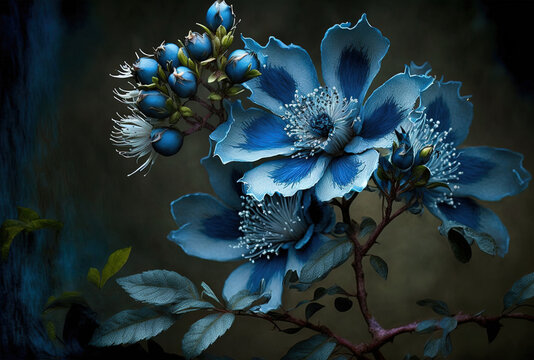
%> input picture LAB03/Exp3/Source.jpg, 534 x 360 px
$ octave HistogramSpecification.m   (GNU Octave 9; MATLAB toolbox functions it lacks are replaced by stand-ins)
%> lines starting %> are read from the running program, lines starting %| are printed output that depends on the picture
% Read the source and target images
I_source = imread('C:\Users\CSELAB-2\Desktop\New folder\Source.jpg'); % Replace with your source image file
%> I_source is the input picture: size 360x534x3 uint8; mean R, G, B 33.1, 49.4, 53.9
I_target = imread('C:\Users\CSELAB-2\Desktop\New folder\Target.jpg'); % Replace with your target image file
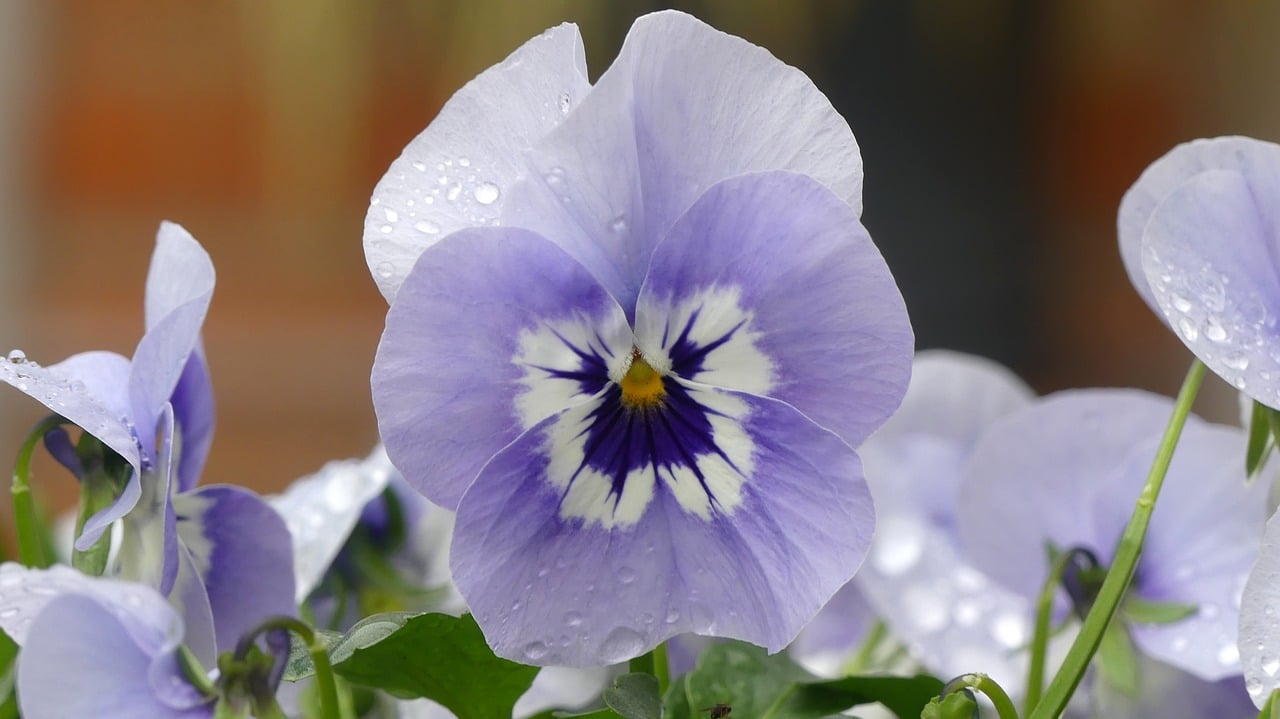
%> input picture LAB03/Exp3/Target.jpg, 1280 x 719 px
%> I_target is the input picture: size 719x1280x3 uint8; mean R, G, B 135.4, 125.4, 129

% Convert images to grayscale if needed
I_source_gray = rgb2gray(I_source);
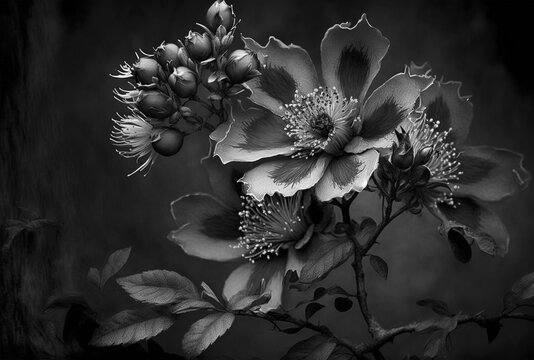
%> I_source_gray: size 360x534 uint8; min 0, max 254, mean 45
I_target_gray = rgb2gray(I_target);
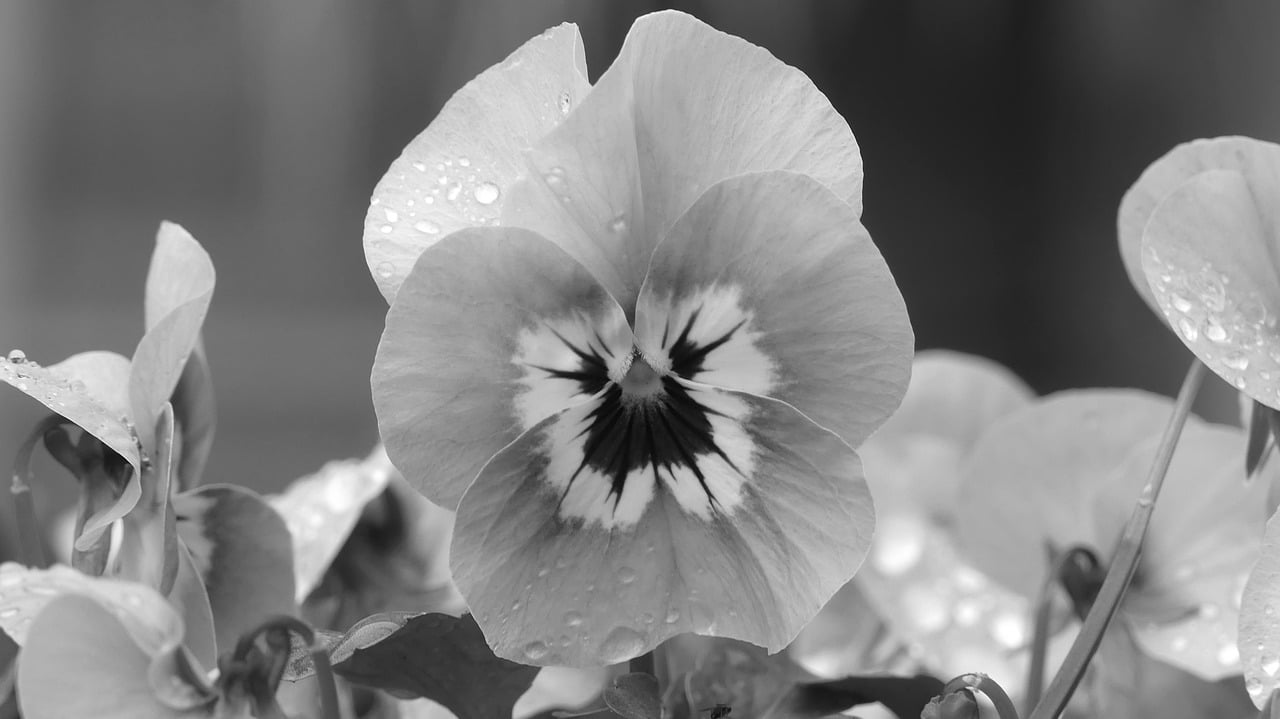
%> I_target_gray: size 719x1280 uint8; min 1, max 255, mean 128.8

% Compute histograms
[counts_source, gray_levels_source] = imhist(I_source_gray);
%> counts_source = 256 values, max 5585 at index 26, min 0 at index 256, mean 750.9; gray_levels_source = 256 values from 0 to 255
[counts_target, gray_levels_target] = imhist(I_target_gray);
%> counts_target = 256 values, max 11497 at index 100, min 0 at index 1, mean 3595; gray_levels_target = 256 values from 0 to 255

% Compute cumulative histograms
cdf_source = cumsum(counts_source) / numel(I_source_gray);
%> cdf_source = 256 values from 0.00496 to 1
cdf_target = cumsum(counts_target) / numel(I_target_gray);
%> cdf_target = 256 values from 0 to 1

% Create an empty mapping array
mapping = zeros(256, 1);

% Mapping source CDF to target CDF
for i = 1:256
    [~, idx] = min(abs(cdf_source(i) - cdf_target));
    mapping(i) = gray_levels_target(idx);
end
%> this loop made 256 passes
%> idx on passes 1 to 3: 24, 36, 37
%> after the loop, mapping = 256 values from 23 to 255

% Apply the mapping to the source image
I_source_mapped = uint8(arrayfun(@(x) mapping(x + 1), I_source_gray));
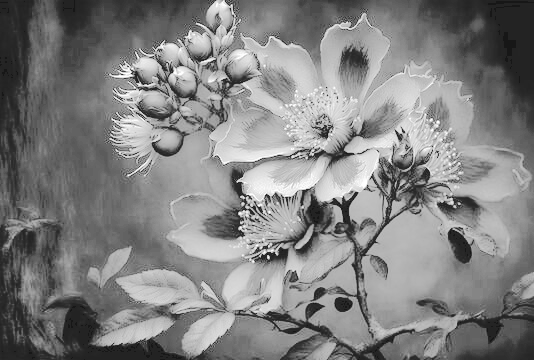
%> I_source_mapped: size 360x534 uint8; min 23, max 255, mean 129.6

% Display the results
figure;
subplot(1, 3, 1);
imshow(I_source_gray);
title('Original Source Image');

subplot(1, 3, 2);
imshow(I_target_gray);
title('Target Image');

subplot(1, 3, 3);
imshow(I_source_mapped);
title('Histogram-Matched Image');
